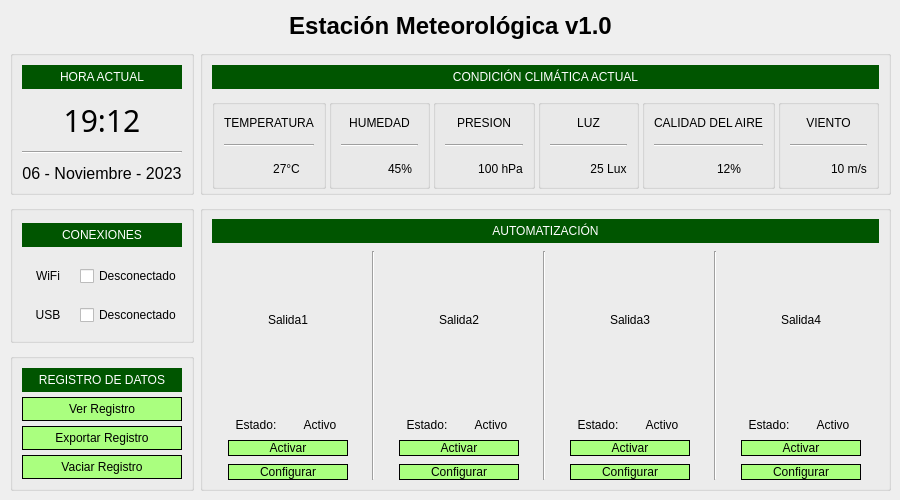
<?xml version="1.0" encoding="UTF-8"?>
<ui version="4.0">
 <class>MainWindow</class>
 <widget class="QMainWindow" name="MainWindow">
  <property name="geometry">
   <rect>
    <x>0</x>
    <y>0</y>
    <width>900</width>
    <height>500</height>
   </rect>
  </property>
  <property name="sizePolicy">
   <sizepolicy hsizetype="Fixed" vsizetype="Fixed">
    <horstretch>0</horstretch>
    <verstretch>0</verstretch>
   </sizepolicy>
  </property>
  <property name="minimumSize">
   <size>
    <width>900</width>
    <height>500</height>
   </size>
  </property>
  <property name="maximumSize">
   <size>
    <width>900</width>
    <height>500</height>
   </size>
  </property>
  <property name="windowTitle">
   <string>Estacion  Meteorologica v1.0</string>
  </property>
  <property name="windowIcon">
   <iconset resource="resources.qrc">
    <normaloff>:/resources/img/general/icon3.png</normaloff>:/resources/img/general/icon3.png</iconset>
  </property>
  <property name="styleSheet">
   <string notr="true"/>
  </property>
  <widget class="QWidget" name="centralwidget">
   <widget class="QLabel" name="tituloPrincipal">
    <property name="geometry">
     <rect>
      <x>10</x>
      <y>10</y>
      <width>881</width>
      <height>31</height>
     </rect>
    </property>
    <property name="font">
     <font>
      <family>Segoe UI</family>
      <pointsize>18</pointsize>
      <weight>75</weight>
      <italic>false</italic>
      <bold>true</bold>
      <underline>false</underline>
      <strikeout>false</strikeout>
      <kerning>true</kerning>
     </font>
    </property>
    <property name="cursor">
     <cursorShape>ArrowCursor</cursorShape>
    </property>
    <property name="text">
     <string>Estación Meteorológica v1.0</string>
    </property>
    <property name="alignment">
     <set>Qt::AlignCenter</set>
    </property>
    <property name="wordWrap">
     <bool>false</bool>
    </property>
   </widget>
   <widget class="QWidget" name="gridLayoutWidget_7">
    <property name="geometry">
     <rect>
      <x>10</x>
      <y>50</y>
      <width>881</width>
      <height>441</height>
     </rect>
    </property>
    <layout class="QGridLayout" name="generalGridLayout" rowstretch="1,10,10" columnstretch="1,100">
     <property name="verticalSpacing">
      <number>10</number>
     </property>
     <item row="1" column="0">
      <widget class="QGroupBox" name="conexionesGridGroupBox">
       <property name="styleSheet">
        <string notr="true">font: 11pt &quot;Segoe UI&quot;;
color: rgb(0, 0, 0);
font: 63 11pt &quot;Segoe UI Semibold&quot;;</string>
       </property>
       <layout class="QGridLayout" name="conexionLayout">
        <property name="verticalSpacing">
         <number>16</number>
        </property>
        <item row="2" column="1">
         <widget class="QCheckBox" name="WIFI_checkBox">
          <property name="text">
           <string>Desconectado</string>
          </property>
          <property name="checkable">
           <bool>false</bool>
          </property>
          <property name="checked">
           <bool>false</bool>
          </property>
         </widget>
        </item>
        <item row="1" column="0" colspan="2">
         <widget class="QLabel" name="label_2">
          <property name="minimumSize">
           <size>
            <width>0</width>
            <height>24</height>
           </size>
          </property>
          <property name="maximumSize">
           <size>
            <width>16777215</width>
            <height>24</height>
           </size>
          </property>
          <property name="styleSheet">
           <string notr="true">color: rgb(255, 255, 255);
background-color: rgb(0, 85, 0);
font: 87 12pt &quot;Segoe UI Black&quot;;</string>
          </property>
          <property name="text">
           <string>CONEXIONES</string>
          </property>
          <property name="alignment">
           <set>Qt::AlignCenter</set>
          </property>
         </widget>
        </item>
        <item row="4" column="0">
         <widget class="QLabel" name="label_5">
          <property name="text">
           <string>USB</string>
          </property>
          <property name="alignment">
           <set>Qt::AlignCenter</set>
          </property>
         </widget>
        </item>
        <item row="2" column="0">
         <widget class="QLabel" name="label_4">
          <property name="text">
           <string>WiFi</string>
          </property>
          <property name="alignment">
           <set>Qt::AlignCenter</set>
          </property>
         </widget>
        </item>
        <item row="4" column="1">
         <widget class="QCheckBox" name="USB_checkBox">
          <property name="styleSheet">
           <string notr="true"/>
          </property>
          <property name="text">
           <string>Desconectado</string>
          </property>
          <property name="checkable">
           <bool>false</bool>
          </property>
         </widget>
        </item>
       </layout>
      </widget>
     </item>
     <item row="0" column="1">
      <widget class="QGroupBox" name="sensoresVerticalGroupBox">
       <property name="styleSheet">
        <string notr="true">font: 11pt &quot;Segoe UI&quot;;
color: rgb(0, 0, 0);
font: 63 9pt &quot;Segoe UI Semibold&quot;;</string>
       </property>
       <layout class="QVBoxLayout" name="verticalLayout_2" stretch="8,50">
        <property name="spacing">
         <number>10</number>
        </property>
        <property name="leftMargin">
         <number>9</number>
        </property>
        <property name="topMargin">
         <number>9</number>
        </property>
        <property name="rightMargin">
         <number>9</number>
        </property>
        <property name="bottomMargin">
         <number>3</number>
        </property>
        <item>
         <widget class="QLabel" name="label_27">
          <property name="minimumSize">
           <size>
            <width>640</width>
            <height>24</height>
           </size>
          </property>
          <property name="styleSheet">
           <string notr="true">color: rgb(255, 255, 255);
background-color: rgb(0, 85, 0);
font: 87 12pt &quot;Segoe UI Black&quot;;</string>
          </property>
          <property name="text">
           <string>CONDICIÓN CLIMÁTICA ACTUAL</string>
          </property>
          <property name="alignment">
           <set>Qt::AlignCenter</set>
          </property>
         </widget>
        </item>
        <item>
         <layout class="QHBoxLayout" name="sesnoresHorizontalLayout">
          <property name="spacing">
           <number>3</number>
          </property>
          <item>
           <widget class="QGroupBox" name="temperaturaVerticalGroupBox">
            <layout class="QVBoxLayout" name="verticalLayout_12">
             <property name="topMargin">
              <number>2</number>
             </property>
             <property name="bottomMargin">
              <number>2</number>
             </property>
             <item>
              <layout class="QGridLayout" name="gridLayout_2">
               <property name="sizeConstraint">
                <enum>QLayout::SetDefaultConstraint</enum>
               </property>
               <property name="horizontalSpacing">
                <number>0</number>
               </property>
               <item row="2" column="1">
                <widget class="QLabel" name="temperaturaValor_Label">
                 <property name="text">
                  <string>27°C</string>
                 </property>
                 <property name="alignment">
                  <set>Qt::AlignCenter</set>
                 </property>
                </widget>
               </item>
               <item row="2" column="0">
                <widget class="QLabel" name="label_21">
                 <property name="sizePolicy">
                  <sizepolicy hsizetype="Preferred" vsizetype="Preferred">
                   <horstretch>0</horstretch>
                   <verstretch>0</verstretch>
                  </sizepolicy>
                 </property>
                 <property name="maximumSize">
                  <size>
                   <width>35</width>
                   <height>35</height>
                  </size>
                 </property>
                 <property name="text">
                  <string/>
                 </property>
                 <property name="pixmap">
                  <pixmap resource="resources.qrc">:/resources/img/sensores/temperatura.png</pixmap>
                 </property>
                 <property name="scaledContents">
                  <bool>true</bool>
                 </property>
                </widget>
               </item>
               <item row="1" column="0" colspan="2">
                <widget class="Line" name="line_4">
                 <property name="orientation">
                  <enum>Qt::Horizontal</enum>
                 </property>
                </widget>
               </item>
               <item row="0" column="0" colspan="2">
                <widget class="QLabel" name="label_45">
                 <property name="frameShape">
                  <enum>QFrame::NoFrame</enum>
                 </property>
                 <property name="text">
                  <string>TEMPERATURA</string>
                 </property>
                 <property name="alignment">
                  <set>Qt::AlignCenter</set>
                 </property>
                </widget>
               </item>
              </layout>
             </item>
            </layout>
           </widget>
          </item>
          <item>
           <widget class="QGroupBox" name="humedadVerticalGroupBox">
            <layout class="QVBoxLayout" name="verticalLayout_11">
             <property name="topMargin">
              <number>2</number>
             </property>
             <property name="bottomMargin">
              <number>2</number>
             </property>
             <item>
              <layout class="QGridLayout" name="gridLayout_3">
               <item row="2" column="0">
                <widget class="QLabel" name="label_37">
                 <property name="maximumSize">
                  <size>
                   <width>35</width>
                   <height>35</height>
                  </size>
                 </property>
                 <property name="text">
                  <string/>
                 </property>
                 <property name="pixmap">
                  <pixmap resource="resources.qrc">:/resources/img/sensores/humedad.png</pixmap>
                 </property>
                 <property name="scaledContents">
                  <bool>true</bool>
                 </property>
                 <property name="alignment">
                  <set>Qt::AlignCenter</set>
                 </property>
                </widget>
               </item>
               <item row="0" column="0" colspan="2">
                <widget class="QLabel" name="label_44">
                 <property name="text">
                  <string>HUMEDAD</string>
                 </property>
                 <property name="alignment">
                  <set>Qt::AlignCenter</set>
                 </property>
                </widget>
               </item>
               <item row="2" column="1">
                <widget class="QLabel" name="humedadValor_Label">
                 <property name="text">
                  <string>45%</string>
                 </property>
                 <property name="alignment">
                  <set>Qt::AlignCenter</set>
                 </property>
                </widget>
               </item>
               <item row="1" column="0" colspan="2">
                <widget class="Line" name="line_5">
                 <property name="orientation">
                  <enum>Qt::Horizontal</enum>
                 </property>
                </widget>
               </item>
              </layout>
             </item>
            </layout>
           </widget>
          </item>
          <item>
           <widget class="QGroupBox" name="presionVerticalGroupBox">
            <layout class="QVBoxLayout" name="verticalLayout_10">
             <property name="topMargin">
              <number>2</number>
             </property>
             <property name="bottomMargin">
              <number>2</number>
             </property>
             <item>
              <layout class="QGridLayout" name="gridLayout_4">
               <item row="0" column="0" colspan="2">
                <widget class="QLabel" name="label_43">
                 <property name="text">
                  <string>PRESION</string>
                 </property>
                 <property name="alignment">
                  <set>Qt::AlignCenter</set>
                 </property>
                </widget>
               </item>
               <item row="2" column="1">
                <widget class="QLabel" name="presionValor_Label">
                 <property name="text">
                  <string>100 hPa</string>
                 </property>
                 <property name="alignment">
                  <set>Qt::AlignCenter</set>
                 </property>
                </widget>
               </item>
               <item row="2" column="0">
                <widget class="QLabel" name="label_35">
                 <property name="maximumSize">
                  <size>
                   <width>35</width>
                   <height>35</height>
                  </size>
                 </property>
                 <property name="text">
                  <string/>
                 </property>
                 <property name="pixmap">
                  <pixmap resource="resources.qrc">:/resources/img/sensores/presion.png</pixmap>
                 </property>
                 <property name="scaledContents">
                  <bool>true</bool>
                 </property>
                 <property name="alignment">
                  <set>Qt::AlignCenter</set>
                 </property>
                </widget>
               </item>
               <item row="1" column="0" colspan="2">
                <widget class="Line" name="line_6">
                 <property name="orientation">
                  <enum>Qt::Horizontal</enum>
                 </property>
                </widget>
               </item>
              </layout>
             </item>
            </layout>
           </widget>
          </item>
          <item>
           <widget class="QGroupBox" name="luzVerticalGroupBox">
            <layout class="QVBoxLayout" name="verticalLayout_9">
             <property name="topMargin">
              <number>2</number>
             </property>
             <property name="bottomMargin">
              <number>2</number>
             </property>
             <item>
              <layout class="QGridLayout" name="gridLayout_5">
               <item row="0" column="0" colspan="2">
                <widget class="QLabel" name="label_42">
                 <property name="text">
                  <string>LUZ</string>
                 </property>
                 <property name="alignment">
                  <set>Qt::AlignCenter</set>
                 </property>
                </widget>
               </item>
               <item row="2" column="0">
                <widget class="QLabel" name="label_33">
                 <property name="maximumSize">
                  <size>
                   <width>35</width>
                   <height>35</height>
                  </size>
                 </property>
                 <property name="text">
                  <string/>
                 </property>
                 <property name="pixmap">
                  <pixmap resource="resources.qrc">:/resources/img/sensores/luz.png</pixmap>
                 </property>
                 <property name="scaledContents">
                  <bool>true</bool>
                 </property>
                 <property name="alignment">
                  <set>Qt::AlignCenter</set>
                 </property>
                </widget>
               </item>
               <item row="2" column="1">
                <widget class="QLabel" name="luzValor_Label">
                 <property name="text">
                  <string>25 Lux</string>
                 </property>
                 <property name="alignment">
                  <set>Qt::AlignCenter</set>
                 </property>
                </widget>
               </item>
               <item row="1" column="0" colspan="2">
                <widget class="Line" name="line_7">
                 <property name="orientation">
                  <enum>Qt::Horizontal</enum>
                 </property>
                </widget>
               </item>
              </layout>
             </item>
            </layout>
           </widget>
          </item>
          <item>
           <widget class="QGroupBox" name="aireVerticalGroupBox">
            <layout class="QVBoxLayout" name="verticalLayout_7">
             <property name="topMargin">
              <number>2</number>
             </property>
             <property name="bottomMargin">
              <number>2</number>
             </property>
             <item>
              <layout class="QGridLayout" name="aireGridLayout">
               <item row="0" column="0" colspan="2">
                <widget class="QLabel" name="aireLabel">
                 <property name="text">
                  <string>CALIDAD DEL AIRE</string>
                 </property>
                 <property name="alignment">
                  <set>Qt::AlignCenter</set>
                 </property>
                </widget>
               </item>
               <item row="2" column="0">
                <widget class="QLabel" name="aireIconoLabel">
                 <property name="maximumSize">
                  <size>
                   <width>35</width>
                   <height>35</height>
                  </size>
                 </property>
                 <property name="text">
                  <string/>
                 </property>
                 <property name="pixmap">
                  <pixmap resource="resources.qrc">:/resources/img/sensores/calidad-del-aire.png</pixmap>
                 </property>
                 <property name="scaledContents">
                  <bool>true</bool>
                 </property>
                 <property name="alignment">
                  <set>Qt::AlignCenter</set>
                 </property>
                </widget>
               </item>
               <item row="2" column="1">
                <widget class="QLabel" name="aireValor_Label">
                 <property name="text">
                  <string>12%</string>
                 </property>
                 <property name="alignment">
                  <set>Qt::AlignCenter</set>
                 </property>
                </widget>
               </item>
               <item row="1" column="0" colspan="2">
                <widget class="Line" name="line_8">
                 <property name="orientation">
                  <enum>Qt::Horizontal</enum>
                 </property>
                </widget>
               </item>
              </layout>
             </item>
            </layout>
           </widget>
          </item>
          <item>
           <widget class="QGroupBox" name="vientoVerticalGroupBox">
            <layout class="QVBoxLayout" name="verticalLayout_8">
             <property name="topMargin">
              <number>2</number>
             </property>
             <property name="bottomMargin">
              <number>2</number>
             </property>
             <item>
              <layout class="QGridLayout" name="gridLayout_7">
               <item row="2" column="1">
                <widget class="QLabel" name="vientoValor_Label">
                 <property name="text">
                  <string>10 m/s</string>
                 </property>
                 <property name="alignment">
                  <set>Qt::AlignCenter</set>
                 </property>
                </widget>
               </item>
               <item row="2" column="0">
                <widget class="QLabel" name="label_28">
                 <property name="maximumSize">
                  <size>
                   <width>35</width>
                   <height>35</height>
                  </size>
                 </property>
                 <property name="text">
                  <string/>
                 </property>
                 <property name="pixmap">
                  <pixmap resource="resources.qrc">:/resources/img/sensores/ventoso.png</pixmap>
                 </property>
                 <property name="scaledContents">
                  <bool>true</bool>
                 </property>
                 <property name="alignment">
                  <set>Qt::AlignCenter</set>
                 </property>
                </widget>
               </item>
               <item row="0" column="0" colspan="2">
                <widget class="QLabel" name="label_40">
                 <property name="text">
                  <string>VIENTO</string>
                 </property>
                 <property name="alignment">
                  <set>Qt::AlignCenter</set>
                 </property>
                </widget>
               </item>
               <item row="1" column="0" colspan="2">
                <widget class="Line" name="line_9">
                 <property name="orientation">
                  <enum>Qt::Horizontal</enum>
                 </property>
                </widget>
               </item>
              </layout>
             </item>
            </layout>
           </widget>
          </item>
         </layout>
        </item>
       </layout>
      </widget>
     </item>
     <item row="0" column="0">
      <widget class="QGroupBox" name="verticalGroupBox">
       <property name="styleSheet">
        <string notr="true">font: 11pt &quot;Segoe UI&quot;;
color: rgb(0, 0, 0);
font: 63 11pt &quot;Segoe UI Semibold&quot;;</string>
       </property>
       <layout class="QVBoxLayout" name="fechaLayout">
        <property name="spacing">
         <number>10</number>
        </property>
        <item>
         <widget class="QLabel" name="label">
          <property name="minimumSize">
           <size>
            <width>0</width>
            <height>24</height>
           </size>
          </property>
          <property name="maximumSize">
           <size>
            <width>16777215</width>
            <height>24</height>
           </size>
          </property>
          <property name="styleSheet">
           <string notr="true">color: rgb(255, 255, 255);
background-color: rgb(0, 85, 0);
font: 87 12pt &quot;Segoe UI Black&quot;;</string>
          </property>
          <property name="text">
           <string>HORA ACTUAL</string>
          </property>
          <property name="alignment">
           <set>Qt::AlignCenter</set>
          </property>
         </widget>
        </item>
        <item>
         <widget class="QLabel" name="horaActual_Label">
          <property name="font">
           <font>
            <family>Segoe UI Semibold</family>
            <pointsize>-1</pointsize>
            <weight>50</weight>
            <italic>false</italic>
            <bold>false</bold>
           </font>
          </property>
          <property name="styleSheet">
           <string notr="true">font: 30px;</string>
          </property>
          <property name="text">
           <string>19:12</string>
          </property>
          <property name="alignment">
           <set>Qt::AlignCenter</set>
          </property>
         </widget>
        </item>
        <item>
         <widget class="Line" name="line_10">
          <property name="orientation">
           <enum>Qt::Horizontal</enum>
          </property>
         </widget>
        </item>
        <item>
         <widget class="QLabel" name="fechaActual_Label">
          <property name="styleSheet">
           <string notr="true">font: 16px;</string>
          </property>
          <property name="text">
           <string>06 - Noviembre - 2023</string>
          </property>
          <property name="alignment">
           <set>Qt::AlignCenter</set>
          </property>
         </widget>
        </item>
       </layout>
      </widget>
     </item>
     <item row="2" column="0">
      <widget class="QGroupBox" name="verticalGroupBox_2">
       <property name="styleSheet">
        <string notr="true">font: 11pt &quot;Segoe UI&quot;;
color: rgb(0, 0, 0);
font: 63 11pt &quot;Segoe UI Semibold&quot;;</string>
       </property>
       <layout class="QVBoxLayout" name="registroLayout" stretch="0,0,0,0">
        <property name="spacing">
         <number>5</number>
        </property>
        <item>
         <widget class="QLabel" name="label_3">
          <property name="minimumSize">
           <size>
            <width>0</width>
            <height>24</height>
           </size>
          </property>
          <property name="styleSheet">
           <string notr="true">color: rgb(255, 255, 255);
background-color: rgb(0, 85, 0);
font: 87 12pt &quot;Segoe UI Black&quot;;</string>
          </property>
          <property name="text">
           <string>REGISTRO DE DATOS</string>
          </property>
          <property name="alignment">
           <set>Qt::AlignCenter</set>
          </property>
         </widget>
        </item>
        <item>
         <widget class="QPushButton" name="verRegistro_pushButton">
          <property name="maximumSize">
           <size>
            <width>16777215</width>
            <height>25</height>
           </size>
          </property>
          <property name="styleSheet">
           <string notr="true">background-color: rgb(170, 255, 127);
border-style: solid;
border-color: black;
border-width: 1px;</string>
          </property>
          <property name="text">
           <string>Ver Registro</string>
          </property>
         </widget>
        </item>
        <item>
         <widget class="QPushButton" name="exportarRegistro_pushButton">
          <property name="maximumSize">
           <size>
            <width>16777215</width>
            <height>25</height>
           </size>
          </property>
          <property name="styleSheet">
           <string notr="true">background-color: rgb(170, 255, 127);
border-style: solid;
border-color: black;
border-width: 1px;</string>
          </property>
          <property name="text">
           <string>Exportar Registro</string>
          </property>
         </widget>
        </item>
        <item>
         <widget class="QPushButton" name="vaciarRegistro_pushButton">
          <property name="maximumSize">
           <size>
            <width>16777215</width>
            <height>25</height>
           </size>
          </property>
          <property name="styleSheet">
           <string notr="true">background-color: rgb(170, 255, 127);
border-style: solid;
border-color: black;
border-width: 1px;</string>
          </property>
          <property name="text">
           <string>Vaciar Registro</string>
          </property>
         </widget>
        </item>
       </layout>
      </widget>
     </item>
     <item row="1" column="1" rowspan="2">
      <widget class="QGroupBox" name="verticalGroupBox_2">
       <property name="styleSheet">
        <string notr="true">font: 11pt &quot;Segoe UI&quot;;
color: rgb(0, 0, 0);
font: 63 9pt &quot;Segoe UI Semibold&quot;;</string>
       </property>
       <layout class="QVBoxLayout" name="verticalLayout_3" stretch="5,60">
        <property name="spacing">
         <number>8</number>
        </property>
        <property name="leftMargin">
         <number>9</number>
        </property>
        <property name="topMargin">
         <number>8</number>
        </property>
        <property name="rightMargin">
         <number>9</number>
        </property>
        <property name="bottomMargin">
         <number>8</number>
        </property>
        <item>
         <widget class="QLabel" name="label_8">
          <property name="minimumSize">
           <size>
            <width>640</width>
            <height>24</height>
           </size>
          </property>
          <property name="maximumSize">
           <size>
            <width>700</width>
            <height>25</height>
           </size>
          </property>
          <property name="styleSheet">
           <string notr="true">color: rgb(255, 255, 255);
background-color: rgb(0, 85, 0);
font: 87 12pt &quot;Segoe UI Black&quot;;</string>
          </property>
          <property name="text">
           <string>AUTOMATIZACIÓN</string>
          </property>
          <property name="alignment">
           <set>Qt::AlignCenter</set>
          </property>
         </widget>
        </item>
        <item>
         <layout class="QGridLayout" name="gridLayout" rowstretch="80,0,0,0,0" columnstretch="0,0,0,0,0,0,0">
          <item row="2" column="6">
           <layout class="QHBoxLayout" name="horizontalLayout_6">
            <item>
             <widget class="QLabel" name="label_19">
              <property name="text">
               <string>Estado:</string>
              </property>
              <property name="alignment">
               <set>Qt::AlignCenter</set>
              </property>
             </widget>
            </item>
            <item>
             <widget class="QLabel" name="salida4Estado_label">
              <property name="text">
               <string>Activo</string>
              </property>
              <property name="alignment">
               <set>Qt::AlignCenter</set>
              </property>
             </widget>
            </item>
           </layout>
          </item>
          <item row="1" column="6">
           <widget class="QLabel" name="salida4_IconoLabel">
            <property name="maximumSize">
             <size>
              <width>120</width>
              <height>120</height>
             </size>
            </property>
            <property name="text">
             <string/>
            </property>
            <property name="pixmap">
             <pixmap resource="resources.qrc">:/resources/img/automatizacion/estufa.png</pixmap>
            </property>
            <property name="scaledContents">
             <bool>true</bool>
            </property>
            <property name="alignment">
             <set>Qt::AlignCenter</set>
            </property>
           </widget>
          </item>
          <item row="3" column="2">
           <widget class="QPushButton" name="activar2_pushButton">
            <property name="styleSheet">
             <string notr="true">background-color: rgb(170, 255, 127);
border-style: solid;
border-color: black;
border-width: 1px;</string>
            </property>
            <property name="text">
             <string>Activar</string>
            </property>
           </widget>
          </item>
          <item row="1" column="2">
           <widget class="QLabel" name="salida2_IconoLabel">
            <property name="maximumSize">
             <size>
              <width>120</width>
              <height>120</height>
             </size>
            </property>
            <property name="text">
             <string/>
            </property>
            <property name="pixmap">
             <pixmap resource="resources.qrc">:/resources/img/automatizacion/farola.png</pixmap>
            </property>
            <property name="scaledContents">
             <bool>true</bool>
            </property>
            <property name="alignment">
             <set>Qt::AlignCenter</set>
            </property>
           </widget>
          </item>
          <item row="2" column="2">
           <layout class="QHBoxLayout" name="horizontalLayout_4">
            <item>
             <widget class="QLabel" name="label_15">
              <property name="text">
               <string>Estado:</string>
              </property>
              <property name="alignment">
               <set>Qt::AlignCenter</set>
              </property>
             </widget>
            </item>
            <item>
             <widget class="QLabel" name="salida2Estado_label">
              <property name="text">
               <string>Activo</string>
              </property>
              <property name="alignment">
               <set>Qt::AlignCenter</set>
              </property>
             </widget>
            </item>
           </layout>
          </item>
          <item row="4" column="0">
           <widget class="QPushButton" name="config1_pushButton">
            <property name="styleSheet">
             <string notr="true">background-color: rgb(170, 255, 127);
border-style: solid;
border-color: black;
border-width: 1px;</string>
            </property>
            <property name="text">
             <string>Configurar</string>
            </property>
           </widget>
          </item>
          <item row="1" column="0">
           <widget class="QLabel" name="salida1_IconoLabel">
            <property name="maximumSize">
             <size>
              <width>120</width>
              <height>120</height>
             </size>
            </property>
            <property name="text">
             <string/>
            </property>
            <property name="pixmap">
             <pixmap resource="resources.qrc">:/resources/img/automatizacion/farola.png</pixmap>
            </property>
            <property name="scaledContents">
             <bool>true</bool>
            </property>
            <property name="alignment">
             <set>Qt::AlignCenter</set>
            </property>
           </widget>
          </item>
          <item row="4" column="4">
           <widget class="QPushButton" name="config3_pushButton">
            <property name="styleSheet">
             <string notr="true">background-color: rgb(170, 255, 127);
border-style: solid;
border-color: black;
border-width: 1px;</string>
            </property>
            <property name="text">
             <string>Configurar</string>
            </property>
           </widget>
          </item>
          <item row="3" column="4">
           <widget class="QPushButton" name="activar3_pushButton">
            <property name="styleSheet">
             <string notr="true">background-color: rgb(170, 255, 127);
border-style: solid;
border-color: black;
border-width: 1px;</string>
            </property>
            <property name="text">
             <string>Activar</string>
            </property>
           </widget>
          </item>
          <item row="3" column="0">
           <widget class="QPushButton" name="activar1_pushButton">
            <property name="styleSheet">
             <string notr="true">background-color: rgb(170, 255, 127);
border-style: solid;
border-color: black;
border-width: 1px;</string>
            </property>
            <property name="text">
             <string>Activar</string>
            </property>
           </widget>
          </item>
          <item row="4" column="6">
           <widget class="QPushButton" name="config4_pushButton">
            <property name="styleSheet">
             <string notr="true">background-color: rgb(170, 255, 127);
border-style: solid;
border-color: black;
border-width: 1px;</string>
            </property>
            <property name="text">
             <string>Configurar</string>
            </property>
           </widget>
          </item>
          <item row="3" column="6">
           <widget class="QPushButton" name="activar4_pushButton">
            <property name="styleSheet">
             <string notr="true">background-color: rgb(170, 255, 127);
border-style: solid;
border-color: black;
border-width: 1px;</string>
            </property>
            <property name="text">
             <string>Activar</string>
            </property>
           </widget>
          </item>
          <item row="2" column="4">
           <layout class="QHBoxLayout" name="horizontalLayout_5">
            <item>
             <widget class="QLabel" name="label_17">
              <property name="text">
               <string>Estado:</string>
              </property>
              <property name="alignment">
               <set>Qt::AlignCenter</set>
              </property>
             </widget>
            </item>
            <item>
             <widget class="QLabel" name="salida3Estado_label">
              <property name="text">
               <string>Activo</string>
              </property>
              <property name="alignment">
               <set>Qt::AlignCenter</set>
              </property>
             </widget>
            </item>
           </layout>
          </item>
          <item row="2" column="0">
           <layout class="QHBoxLayout" name="horizontalLayout_3">
            <item>
             <widget class="QLabel" name="label_13">
              <property name="text">
               <string>Estado:</string>
              </property>
              <property name="alignment">
               <set>Qt::AlignCenter</set>
              </property>
             </widget>
            </item>
            <item>
             <widget class="QLabel" name="salida1Estado_label">
              <property name="text">
               <string>Activo</string>
              </property>
              <property name="alignment">
               <set>Qt::AlignCenter</set>
              </property>
             </widget>
            </item>
           </layout>
          </item>
          <item row="4" column="2">
           <widget class="QPushButton" name="config2_pushButton">
            <property name="styleSheet">
             <string notr="true">background-color: rgb(170, 255, 127);
border-style: solid;
border-color: black;
border-width: 1px;</string>
            </property>
            <property name="text">
             <string>Configurar</string>
            </property>
           </widget>
          </item>
          <item row="1" column="4">
           <widget class="QLabel" name="salida3_IconoLabel">
            <property name="maximumSize">
             <size>
              <width>120</width>
              <height>120</height>
             </size>
            </property>
            <property name="text">
             <string/>
            </property>
            <property name="pixmap">
             <pixmap resource="resources.qrc">:/resources/img/automatizacion/aspersor2.png</pixmap>
            </property>
            <property name="scaledContents">
             <bool>true</bool>
            </property>
            <property name="alignment">
             <set>Qt::AlignCenter</set>
            </property>
           </widget>
          </item>
          <item row="0" column="0">
           <widget class="QLabel" name="label_6">
            <property name="text">
             <string>Salida1</string>
            </property>
            <property name="alignment">
             <set>Qt::AlignCenter</set>
            </property>
           </widget>
          </item>
          <item row="0" column="2">
           <widget class="QLabel" name="label_7">
            <property name="text">
             <string>Salida2</string>
            </property>
            <property name="alignment">
             <set>Qt::AlignCenter</set>
            </property>
           </widget>
          </item>
          <item row="0" column="4">
           <widget class="QLabel" name="label_9">
            <property name="text">
             <string>Salida3</string>
            </property>
            <property name="alignment">
             <set>Qt::AlignCenter</set>
            </property>
           </widget>
          </item>
          <item row="0" column="6">
           <widget class="QLabel" name="label_10">
            <property name="text">
             <string>Salida4</string>
            </property>
            <property name="alignment">
             <set>Qt::AlignCenter</set>
            </property>
           </widget>
          </item>
          <item row="0" column="5" rowspan="5">
           <widget class="Line" name="line_3">
            <property name="orientation">
             <enum>Qt::Vertical</enum>
            </property>
           </widget>
          </item>
          <item row="0" column="3" rowspan="5">
           <widget class="Line" name="line_2">
            <property name="orientation">
             <enum>Qt::Vertical</enum>
            </property>
           </widget>
          </item>
          <item row="0" column="1" rowspan="5">
           <widget class="Line" name="line">
            <property name="orientation">
             <enum>Qt::Vertical</enum>
            </property>
           </widget>
          </item>
         </layout>
        </item>
       </layout>
      </widget>
     </item>
    </layout>
   </widget>
  </widget>
 </widget>
 <resources>
  <include location="resources.qrc"/>
 </resources>
 <connections/>
</ui>
